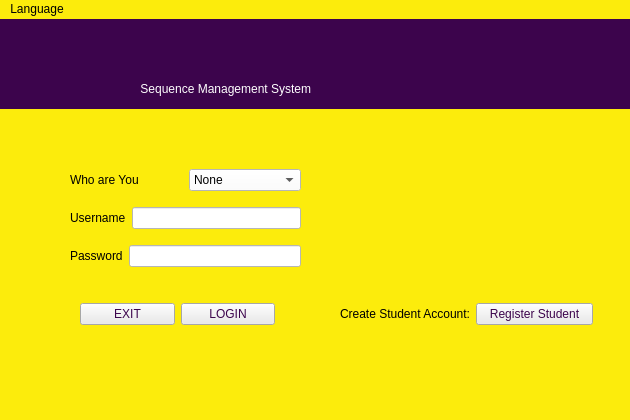
<?xml version="1.0" encoding="UTF-8"?>
<ui version="4.0">
 <class>LoginScreen</class>
 <widget class="QMainWindow" name="LoginScreen">
  <property name="geometry">
   <rect>
    <x>0</x>
    <y>0</y>
    <width>630</width>
    <height>420</height>
   </rect>
  </property>
  <property name="minimumSize">
   <size>
    <width>630</width>
    <height>420</height>
   </size>
  </property>
  <property name="maximumSize">
   <size>
    <width>630</width>
    <height>420</height>
   </size>
  </property>
  <property name="windowTitle">
   <string>LoginScreen</string>
  </property>
  <property name="autoFillBackground">
   <bool>false</bool>
  </property>
  <property name="styleSheet">
   <string notr="true">background-color: rgb(252, 236, 12);</string>
  </property>
  <widget class="QWidget" name="centralwidget">
   <widget class="QLabel" name="duplicatelabel">
    <property name="geometry">
     <rect>
      <x>330</x>
      <y>160</y>
      <width>241</width>
      <height>31</height>
     </rect>
    </property>
    <property name="styleSheet">
     <string notr="true"/>
    </property>
    <property name="text">
     <string/>
    </property>
   </widget>
   <widget class="QWidget" name="layoutWidget">
    <property name="geometry">
     <rect>
      <x>70</x>
      <y>140</y>
      <width>231</width>
      <height>121</height>
     </rect>
    </property>
    <layout class="QVBoxLayout" name="verticalLayout">
     <item>
      <layout class="QHBoxLayout" name="horizontalLayout">
       <item>
        <widget class="QLabel" name="userTypeLabel">
         <property name="text">
          <string>Who are You</string>
         </property>
        </widget>
       </item>
       <item>
        <widget class="QComboBox" name="userComboBox">
         <property name="styleSheet">
          <string notr="true">background-color: rgb(255, 255, 255);</string>
         </property>
         <item>
          <property name="text">
           <string>None</string>
          </property>
         </item>
         <item>
          <property name="text">
           <string>Student</string>
          </property>
         </item>
         <item>
          <property name="text">
           <string>Lecturer</string>
          </property>
         </item>
         <item>
          <property name="text">
           <string>Administrator</string>
          </property>
         </item>
        </widget>
       </item>
      </layout>
     </item>
     <item>
      <layout class="QHBoxLayout" name="horizontalLayout_2">
       <item>
        <widget class="QLabel" name="label">
         <property name="text">
          <string>Username</string>
         </property>
        </widget>
       </item>
       <item>
        <widget class="QLineEdit" name="usernameLine">
         <property name="styleSheet">
          <string notr="true">background-color: rgb(255, 255, 255);</string>
         </property>
        </widget>
       </item>
      </layout>
     </item>
     <item>
      <layout class="QHBoxLayout" name="horizontalLayout_3">
       <item>
        <widget class="QLabel" name="label_2">
         <property name="text">
          <string>Password</string>
         </property>
        </widget>
       </item>
       <item>
        <widget class="QLineEdit" name="passwordLine">
         <property name="styleSheet">
          <string notr="true">background-color: rgb(255, 255, 255);</string>
         </property>
        </widget>
       </item>
      </layout>
     </item>
    </layout>
   </widget>
   <widget class="QWidget" name="layoutWidget_2">
    <property name="geometry">
     <rect>
      <x>80</x>
      <y>280</y>
      <width>195</width>
      <height>30</height>
     </rect>
    </property>
    <layout class="QHBoxLayout" name="horizontalLayout_4">
     <item>
      <widget class="QPushButton" name="cancelButton">
       <property name="styleSheet">
        <string notr="true">color: rgb(60, 4, 76);
background-color: rgb(234, 234, 234);</string>
       </property>
       <property name="text">
        <string>EXIT</string>
       </property>
      </widget>
     </item>
     <item>
      <widget class="QPushButton" name="loginButton">
       <property name="styleSheet">
        <string notr="true">color: rgb(60, 4, 76);
background-color: rgb(234, 234, 234);</string>
       </property>
       <property name="text">
        <string>LOGIN</string>
       </property>
      </widget>
     </item>
    </layout>
   </widget>
   <widget class="QLabel" name="label_3">
    <property name="geometry">
     <rect>
      <x>0</x>
      <y>-5</y>
      <width>631</width>
      <height>61</height>
     </rect>
    </property>
    <property name="styleSheet">
     <string notr="true">image: url(:/Images/Images/ublogo.png);
background-color: rgb(60, 4, 76);</string>
    </property>
    <property name="text">
     <string/>
    </property>
   </widget>
   <widget class="QLabel" name="label_4">
    <property name="geometry">
     <rect>
      <x>-6</x>
      <y>49</y>
      <width>641</width>
      <height>41</height>
     </rect>
    </property>
    <property name="styleSheet">
     <string notr="true">color: rgb(255, 255, 255);
background-color: rgb(60, 4, 76);</string>
    </property>
    <property name="text">
     <string>                                            Sequence Management System</string>
    </property>
   </widget>
   <widget class="QWidget" name="layoutWidget">
    <property name="geometry">
     <rect>
      <x>340</x>
      <y>280</y>
      <width>253</width>
      <height>30</height>
     </rect>
    </property>
    <layout class="QGridLayout" name="gridLayout">
     <item row="0" column="0">
      <widget class="QLabel" name="label_5">
       <property name="text">
        <string>Create Student Account:</string>
       </property>
      </widget>
     </item>
     <item row="0" column="1">
      <widget class="QPushButton" name="registerStudentButton">
       <property name="styleSheet">
        <string notr="true">color: rgb(60, 4, 76);
background-color: rgb(234, 234, 234);</string>
       </property>
       <property name="text">
        <string>Register Student</string>
       </property>
      </widget>
     </item>
    </layout>
   </widget>
  </widget>
  <widget class="QMenuBar" name="menubar">
   <property name="geometry">
    <rect>
     <x>0</x>
     <y>0</y>
     <width>630</width>
     <height>26</height>
    </rect>
   </property>
   <widget class="QMenu" name="menuLanguage">
    <property name="title">
     <string>Language</string>
    </property>
    <addaction name="separator"/>
    <addaction name="qEnglish"/>
    <addaction name="qEspanol"/>
   </widget>
   <addaction name="menuLanguage"/>
  </widget>
  <widget class="QStatusBar" name="statusbar"/>
  <action name="qEnglish">
   <property name="text">
    <string>English</string>
   </property>
  </action>
  <action name="qEspanol">
   <property name="text">
    <string>Espanol</string>
   </property>
  </action>
 </widget>
 <resources/>
 <connections/>
</ui>
